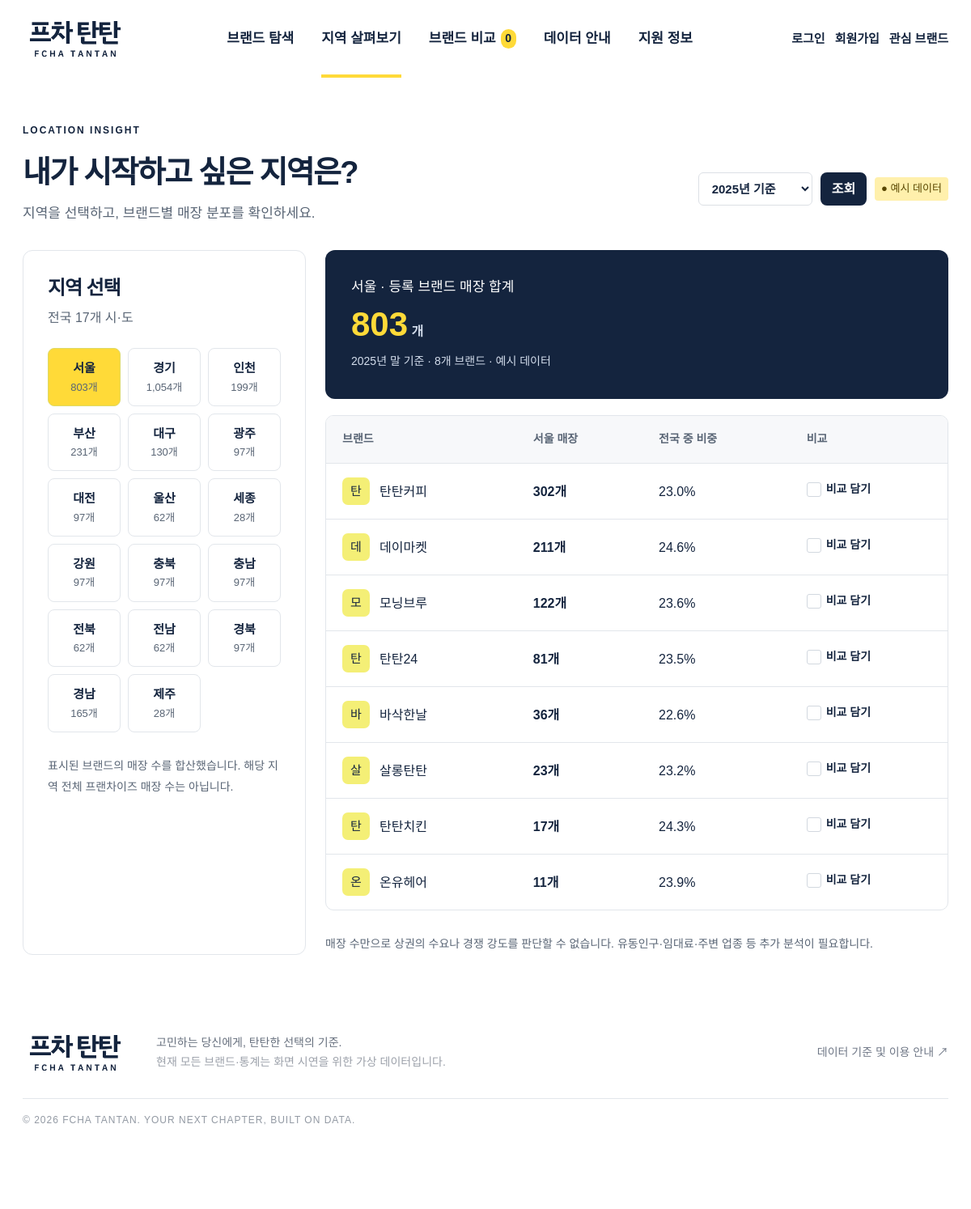
The app's page /brands/bregion/ with its own data.
### brands/models.py (models this page shows, shortened)
class Brand(models.Model):
    slug = models.SlugField(unique=True)
    name = models.CharField(max_length=100)
    category = models.CharField(max_length=30)
    tagline = models.CharField(max_length=200, blank=True)
    english_name = models.CharField(max_length=100, blank=True)
    description = models.TextField(blank=True)
    image = models.CharField(max_length=100, default='coffee.jpg')
    color = models.CharField(max_length=7, default='#f4ef76')
    initial_cost_krw = models.PositiveBigIntegerField(null=True, blank=True)
    costs = models.JSONField(default=dict)
    area_sqm = models.FloatField(default=33)
    is_demo = models.BooleanField(default=True)

### brands/views.py (the view)
# urls.py: path('bregion/', views.bregion, name='bregion'),
@require_GET
def bregion(request):
    context = context_for(request)
    region = request.GET.get('region', '서울')
    if region not in REGIONS:
        region = '서울'
    rows = [brand_row(b, context['year'], region) for b in context['all_brands']]
    rows.sort(key=lambda r: r['stores'] if r['stores'] is not None else -1, reverse=True)
    for row in rows:
        row['share'] = round(row['stores'] / row['stat'].stores * 100, 1) if row['stores'] is not None and row['stat'] and row['stat'].stores else None
    tiles = [{'name': name, 'total': sum(r['region_counts'].get(name) or 0 for r in rows)} for name in REGIONS]
    context.update(page='regions', region=region, rows=rows, tiles=tiles,
                   total=sum(r['stores'] or 0 for r in rows), active_count=sum(bool(r['stores']) for r in rows))
    return render(request, 'bregion.html', context)

### brands/templatetags/brand_format.py (called while the page is built)
@register.filter
def number(value):
    return '미제공' if value is None or value == '' else format(value, ',')

### brands/views.py (called while the page is built)
def visible_brands():
    qs = Brand.objects.all()
    if qs.filter(is_demo=False).exists():
        qs = qs.filter(is_demo=False)
    return qs.prefetch_related('annual_stats__regional_stats').order_by('id')

def brand_row(brand, year, region='전국'):
    stat = None
    for annual in brand.annual_stats.all():
        if annual.year == year:
            stat = annual
            break
    region_counts = {}
    monthly = None
    if stat:
        for regional in stat.regional_stats.all():
            region_counts[regional.region] = regional.stores
        if stat.annual_sales_krw is not None:
            monthly = round(stat.annual_sales_krw / 12 / 10000)
    if stat and region == '전국':
        stores = stat.stores
    else:
        stores = region_counts.get(region)
    return {'brand': brand, 'stat': stat, 'monthly': monthly, 'stores': stores, 'region_counts': region_counts}

### brands/templates/bregion.html (shortened to what this page needs)
{% extends 'base.html' %}
{% load brand_format %}
{% block content %}
<div class="container">
    <div class="page-header">
        <span class="eyebrow">LOCATION INSIGHT</span>
        <div class="page-title-row">
            <div><h1>내가 시작하고 싶은 지역은?</h1><p>지역을 선택하고, 브랜드별 매장 분포를 확인하세요.</p></div>
            <form class="page-tools year-form" method="get"><input type="hidden" name="region" value="{{ region }}">{% include 'includes/year_select.html' %}<button class="button small">조회</button>{% include 'includes/badge.html' %}</form>
        </div>
    </div>
    <div class="region-layout">
        <aside class="panel">
            <h2>지역 선택</h2><p class="subtitle">전국 17개 시·도</p>
            <div class="region-tiles">
                {% for tile in tiles %}<a class="region-tile {% if tile.name == region %}active{% endif %}" href="{% url 'brands:bregion' %}?region={{ tile.name|urlencode }}&year={{ year }}" {% if tile.name == region %}aria-current="true"{% endif %}>{{ tile.name }}<b>{{ tile.total|number }}개</b></a>{% endfor %}
            </div>
            <p class="data-note">표시된 브랜드의 매장 수를 합산했습니다. 해당 지역 전체 프랜차이즈 매장 수는 아닙니다.</p>
        </aside>
        <section>
            <div class="region-summary"><span>{{ region }} · 등록 브랜드 매장 합계</span><strong>{{ total|number }}<small> 개</small></strong><small>{{ year }}년 말 기준 · {{ active_count }}개 브랜드 {% if is_demo %}· 예시 데이터{% endif %}</small></div>
            <div class="table-wrap">
                <table>
                    <thead><tr><th>브랜드</th><th>{{ region }} 매장</th><th>전국 중 비중</th><th>비교</th></tr></thead>
                    <tbody>
                        {% for row in rows %}
                            <tr>
                                <td><a class="brand-cell" href="{% url 'brands:bview' row.brand.slug %}?year={{ year }}"><span class="table-icon">{{ row.brand.name|slice:':1' }}</span>{{ row.brand.name }}</a></td>
                                <td><b>{{ row.stores|number }}{% if row.stores != None %}개{% endif %}</b></td>
                                <td>{% if row.share != None %}{{ row.share }}%{% else %}미제공{% endif %}</td>
                                <td>{% include 'includes/compare_button.html' with brand=row.brand %}</td>
                            </tr>
                        {% empty %}<tr><td colspan="4">등록된 브랜드가 없습니다. 예시 데이터 입력 또는 CSV 가져오기를 진행하세요.</td></tr>{% endfor %}
                    </tbody>
                </table>
            </div>
            <p class="data-note">매장 수만으로 상권의 수요나 경쟁 강도를 판단할 수 없습니다. 유동인구·임대료·주변 업종 등 추가 분석이 필요합니다.</p>
        </section>
    </div>
</div>
{% endblock %}

### brands/templates/includes/compare_button.html (shortened to what this page needs)
<form class="inline-form" method="post" action="{% url 'brands:compare_toggle' brand.slug %}">
    <button class="compare-toggle {% if brand.slug in compare_ids %}on{% endif %}" aria-pressed="{% if brand.slug in compare_ids %}true{% else %}false{% endif %}">
        <span class="checkbox">✓</span>
        {% if brand.slug in compare_ids %}비교함에서 빼기{% else %}비교 담기{% endif %}
    </button>
</form>

### static/css/style.css (style rules this page uses)
:root { --navy:#18243a;--lemon:#f4ef76;--ink:#18243a;--muted:#77808e;--line:#e5e8ec;--paper:#f7f8fa;--green:#2c7869;--red:#b16853;--radius:14px }
* { box-sizing:border-box }
html { scroll-behavior:smooth;scroll-padding-top:100px }
body { margin:0;color:var(--ink);font:500 17px/1.7 'IBM Plex Sans KR',sans-serif;background:white }
a { color:inherit;text-decoration:none }
button,input,select { font:inherit }
button,a,input,select { -webkit-tap-highlight-color:transparent }
button { cursor:pointer }
button { color:inherit }
a,button,input,select { outline-offset:4px }
button { border:0 }
h1,h2,h3,p { margin:0 }
h1,h2,h3 { line-height:1.35;letter-spacing:-.045em }
small { font-size:14px }
button,.button { transition:background .18s,transform .18s }
.container { max-width:1240px;margin:0 auto;padding:0 28px }
.eyebrow { font-size:14px;letter-spacing:2px;font-weight:600;display:block;margin-bottom:17px }
.button { display:inline-flex;align-items:center;justify-content:center;gap:18px;background:var(--navy);color:white;border-radius:7px;padding:11px 20px;font-size:15px;font-weight:500;min-height:43px }
.button.small { padding:7px 14px;min-height:34px }
.compare-toggle { display:flex;gap:6px;align-items:center;font-size:14px;background:none;padding:0 }
.checkbox { border:1px solid #d2d8df;display:inline-grid;width:15px;height:15px;place-items:center;border-radius:3px;font-size:14px;color:transparent }
.data-note { font-size:14px;color:var(--muted);margin-top:21px;line-height:1.9 }
.page-header { padding:45px 0 25px }
.page-header h1 { font-size:34px }
.page-header p { color:var(--muted);font-size:16px;margin-top:10px }
.page-tools { display:flex;align-items:center;gap:10px;flex-wrap:wrap }
.page-title-row { display:flex;align-items:center;justify-content:space-between;gap:20px }
.panel { border:1px solid var(--line);border-radius:12px;padding:25px;background:white }
.panel h2 { font-size:22px }
.panel .subtitle { color:var(--muted);font-size:14px;margin:7px 0 20px }
.region-layout { display:grid;grid-template-columns:320px 1fr;gap:24px;margin-bottom:40px }
.region-tiles { display:grid;grid-template-columns:repeat(3,1fr);gap:9px;margin-top:24px }
.region-tile { border:1px solid var(--line);border-radius:8px;background:white;padding:11px 5px;font-size:14px }
.region-tile b { display:block;font-size:14px;color:var(--muted);font-weight:500 }
.region-tile.active { background:var(--lemon);border-color:#ddd968 }
.region-summary { background:var(--navy);color:white;padding:24px;border-radius:12px;margin-bottom:20px }
.region-summary strong { font-size:36px;display:block;line-height:1.5 }
.region-summary small { color:#aab7ca }
.table-wrap { overflow-x:auto;border:1px solid var(--line);border-radius:10px }
table { border-collapse:collapse;width:100%;font-size:15px;white-space:nowrap }
th,td { text-align:left;padding:17px 20px;border-bottom:1px solid var(--line) }
th { background:#f7f8fa;font-size:14px;color:var(--muted);font-weight:500 }
tr:last-child td { border-bottom:0 }
.brand-cell { display:flex;align-items:center;gap:12px;font-weight:500 }
.table-icon { width:34px;height:34px;display:grid;place-items:center;border-radius:7px;font-size:15px }
:root { --navy:#14243e;--ink:#14243e;--lemon:#ffda38;--muted:#596575;--paper:#f6f7f9;--line:#e2e6eb }
.button { font-size:16px;font-weight:600;padding:14px 24px;min-height:50px;border-radius:8px }
.eyebrow { font-size:12px;letter-spacing:2px;font-weight:600 }
.compare-toggle { font-size:14px;font-weight:600 }
.checkbox { width:18px;height:18px }
.data-note { font-size:14px;margin-top:28px;color:#596575 }
.page-header { padding:55px 0 30px }
.page-header h1 { font-size:38px }
.page-header p { font-size:17px }
.panel { padding:30px }
.panel h2 { font-size:24px }
.panel .subtitle,.notice,.guide-grid p { font-size:16px }
table { font-size:16px }
th { font-size:14px;font-weight:600 }
.region-tile { font-size:15px;font-weight:600 }
.region-tile b { font-size:13px }
.region-summary { padding:32px }
.region-summary strong { color:var(--lemon);font-size:42px }
.region-summary small { color:#d2dceb }
.region-layout { grid-template-columns:350px minmax(0,1fr) }

### static/css/django.css (style rules this page uses)
.inline-form, .save-form, .tray-item form { margin: 0; }
.inline-form, .tray-item form { display: inline-flex; }
.region-tile { text-align: center; }
.region-summary strong small { font-size: 16px; }
.table-icon { background: #f4ef76; }
html { scroll-behavior: smooth; }

### records on screen
Brand: brand.name "탄", brand.name "탄탄커피", stores|number "302", share "23.0", slug "비교 담기"
Brand: brand.name "데", brand.name "데이마켓", stores|number "211", share "24.6", slug "비교 담기"
Brand: brand.name "모", brand.name "모닝브루", stores|number "122", share "23.6", slug "비교 담기"
Brand: brand.name "탄", brand.name "탄탄24", stores|number "81", share "23.5", slug "비교 담기"
Brand: brand.name "바", brand.name "바삭한날", stores|number "36", share "22.6", slug "비교 담기"
Brand: brand.name "살", brand.name "살롱탄탄", stores|number "23", share "23.2", slug "비교 담기"
Brand: brand.name "탄", brand.name "탄탄치킨", stores|number "17", share "24.3", slug "비교 담기"
Brand: brand.name "온", brand.name "온유헤어", stores|number "11", share "23.9", slug "비교 담기"

### other values on screen
{{ compare_ids|length }} "0"
{{ tile.name }} "서울" "경기" "인천" "부산" "대구" "광주" "대전" "울산" "세종" "강원" "충북" "충남" "전북" "전남" "경북" "경남" "제주"
{{ tile.total|number }} "803" "1,054" "199" "231" "130" "97" "97" "62" "28" "97" "97" "97" "62" "62" "97" "165" "28"
{{ region }} "서울"
{{ total|number }} "803"
{{ year }} "2025"
{{ active_count }} "8"
form field year "2025년 기준"
